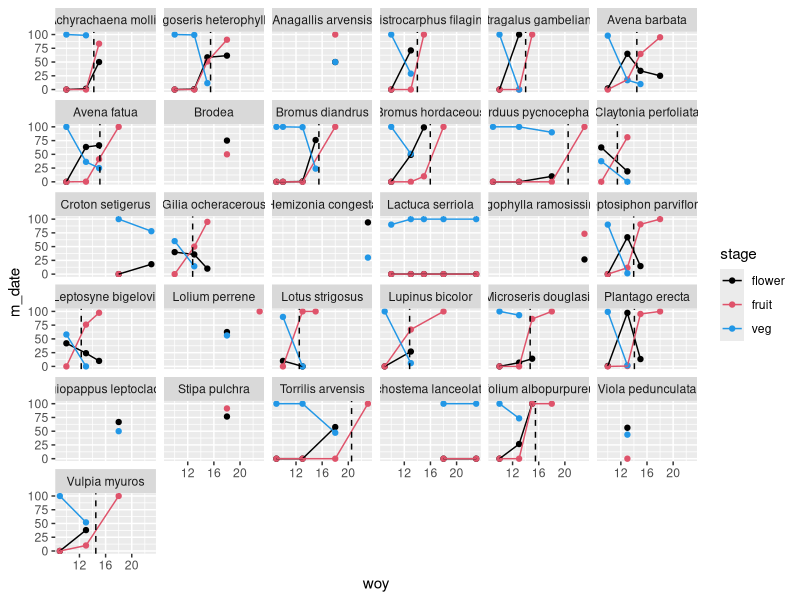
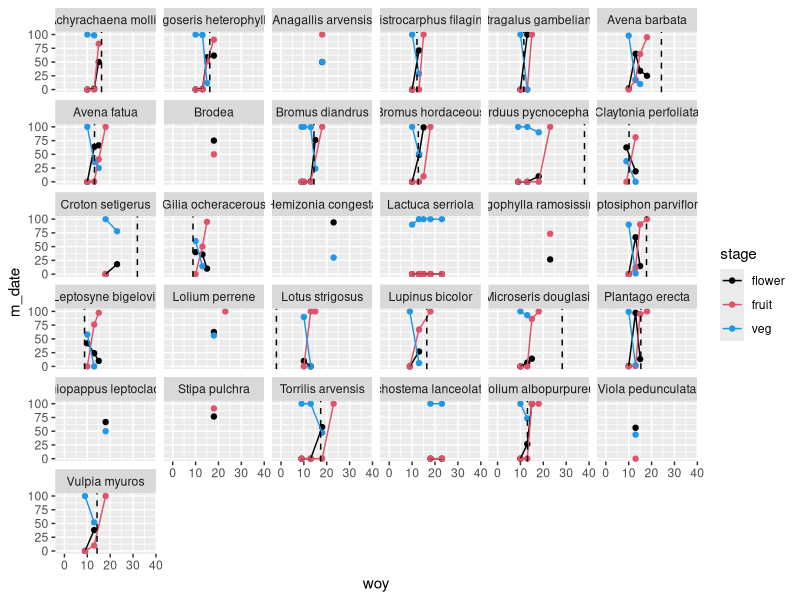
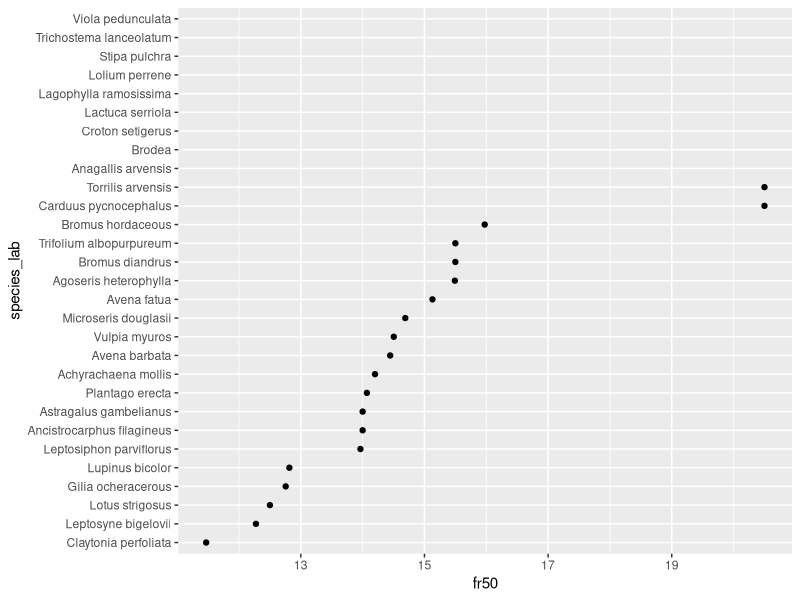
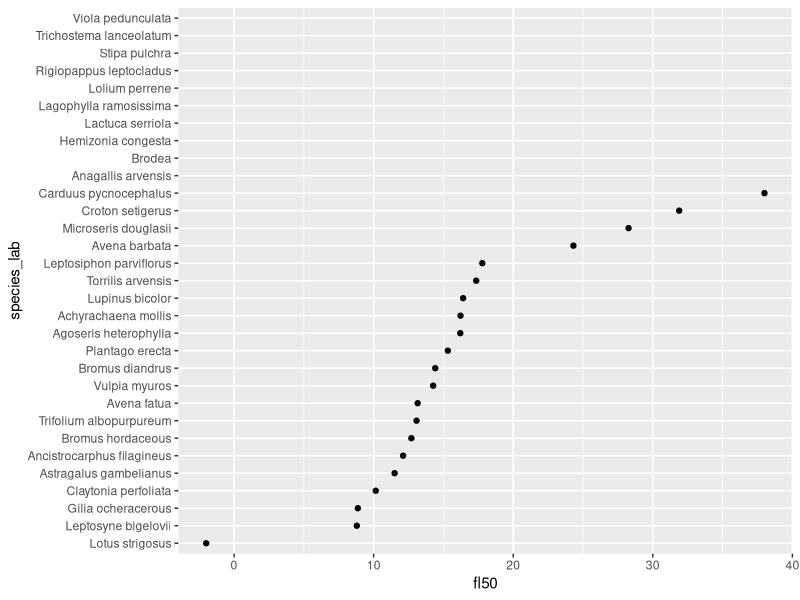

The R script that drew these images, in order:
rm(list =ls())
library(tidyverse)
library(lubridate)

pheno <- read_csv('data-raw/phenology_data.csv')

pheno$date <- as.Date(pheno$date, format = '%m/%d/%y')

pheno$date <- as_date(pheno$date)

pheno$woy <- as.numeric(strftime(pheno$date, '%V'))

pheno %>% head

pheno <- 
  pheno %>% 
  mutate(present = !is.na(veg) + !is.na(flower) + !is.na(fruit) ) %>% 
  gather(stage, percent, veg:fruit) %>% 
  mutate(percent = ifelse( is.na(percent) & present, 0, percent)) %>% 
  filter( ! is.na(percent)) 

pheno_means <- 
  pheno %>%
  group_by(Species, stage, woy) %>% 
  summarise( m_date = mean(percent)) 

fruit_models <- 
  pheno_means %>% 
  filter( stage == 'fruit') %>% 
  arrange( Species, woy) %>% 
  group_by( Species, m_date) %>%
  filter(  (n() > 1 & m_date == 0 & woy == max(woy) ) | (n() > 1 & m_date == 100 & woy == max(woy) ) | (n() == 1) ) %>%
  ungroup() %>% 
  group_by(Species) %>% 
  do(model = lm(m_date ~ woy, data = .))

flower_models <- 
  pheno_means %>% 
  filter( stage == 'flower') %>% 
  arrange( Species, woy) %>% 
  group_by( Species, m_date) %>%
  filter(  (n() > 1 & m_date == 0 & woy == max(woy) ) | (n() > 1 & m_date == 100 & woy == max(woy) ) | (n() == 1) ) %>%
  ungroup() %>% 
  group_by(Species) %>% 
  do(model = lm(m_date ~ woy, data = .))

names( fruit_models[[2]]) <- fruit_models[[1]]
names( flower_models[[2]]) <- flower_models[[1]]

calc_w50 <- function(model){ 
  cffs <- model$coefficients 
  (50 - cffs[1])/cffs[2] 
}

fr50 <- lapply( fruit_models$model, calc_w50)
fl50 <- lapply( flower_models$model, calc_w50)

fr50 <- data.frame( do.call( rbind, fr50 ) )
fr50$Species <- rownames(fr50)
fr50 <- fr50 %>% rename( 'fr50' = X.Intercept.)

fl50 <- data.frame( do.call( rbind, fl50 ) )
fl50$Species <- rownames(fl50)
fl50 <- fl50 %>% rename( 'fl50' = X.Intercept.)

pheno_means %>% 
  ggplot( aes( x = woy, y = m_date, color = stage )) + 
  geom_point() + 
  geom_line()  + 
  geom_vline(data =  fr50, aes(xintercept = fr50), linetype = 2) + 
  facet_wrap( ~ Species ) + 
  scale_color_manual(values = c(1, 2, 4))

pheno_means %>% 
  ggplot( aes( x = woy, y = m_date, color = stage )) + 
  geom_point() + 
  geom_line()  + 
  geom_vline(data =  fl50, aes(xintercept = fl50), linetype = 2) + 
  facet_wrap( ~ Species ) + 
  scale_color_manual(values = c(1, 2, 4))


fr50 %>% 
  mutate( species_lab = factor( Species, levels = unique(Species[order(fr50, Species)]), ordered = T)) %>% 
  ggplot(aes(x = species_lab, y = fr50)) + 
  geom_point() + 
  coord_flip()  


fl50 %>% 
  mutate( species_lab = factor( Species, levels = unique(Species[order(fl50, Species)]), ordered = T)) %>% 
  ggplot(aes(x = species_lab, y = fl50)) + 
  geom_point() + 
  coord_flip()  

fr50 <- 
  fr50 %>% 
  mutate( doy_fr_50 = fr50*7 )

write_csv(fr50 %>% select(Species, doy_fr_50)  , 'data-raw/fruiting_time.csv')
